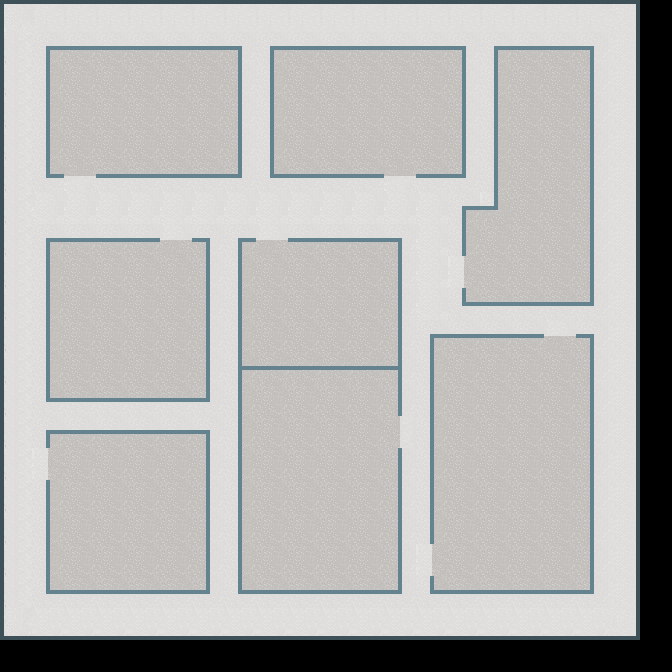

This game map was drawn from its Tiled (.tmx) file and the tilesets committed beside it. A one-line description and the trimmed map source follow:
An orthogonal 21x21 tile map with 32x32 px tiles, 1 tile layer (Tile Layer 1), 2 tilesets and 12 objects.

<map version="1.0" orientation="orthogonal" width="21" height="21" tilewidth="32" tileheight="32">
 <tileset firstgid="1" name="Classroom" tilewidth="32" tileheight="32">
  <image source="tilesets/Classroom.png" width="128" height="128" />
 </tileset>
 <tileset firstgid="17" name="Walls" tilewidth="32" tileheight="32">
  <image source="tilesets/Walls.png" width="128" height="128" />
 </tileset>
 <layer name="Tile Layer 1" width="21" height="21">
  <data>[441 cells, 400 non-empty, 26 distinct tile ids]</data>
 </layer>
 <objectgroup name="Collisions" width="21" height="21" opacity="0.46">
  <object x="495" y="47">
   <polyline points="0,0 97,0 97,257 -32,257 -31,242" />
  </object>
  <object x="464" y="254">
   <polyline points="0,0 0,-47 31,-47 32,-206" />
  </object>
  <object x="416" y="175">
   <polyline points="0,0 48,0 47,-128 -145,-128 -145,-1 -145,0 -34,0" />
  </object>
  <object x="63" y="175">
   <polyline points="0,0 -16,0 -15,-128 177,-128 177,1 35,1" />
  </object>
  <object x="159" y="240">
   <polyline points="0,0 -111,0 -112,159 49,160 50,-1 33,-1" />
  </object>
  <object x="254" y="239">
   <polyline points="0,0 -15,0 -15,351 -15,352 145,353 146,209" />
  </object>
  <object x="288" y="239">
   <polyline points="0,0 112,0 112,174" />
  </object>
  <object x="240" y="367">
   <polyline points="0,0 158,0" />
  </object>
  <object x="431" y="576">
   <polyline points="0,0 0,15 161,15 161,-240 146,-240" />
  </object>
  <object x="2" y="1">
   <polyline points="0,0 637,0 637,636 637,638 -1,638 -2,1 -1,0" />
  </object>
  <object x="432" y="541">
   <polyline points="0,0 -1,-206 110,-206" />
  </object>
  <object x="47" y="481">
   <polyline points="0,0 1,111 160,111 161,-51 0,-51 0,-35" />
  </object>
 </objectgroup>
</map>